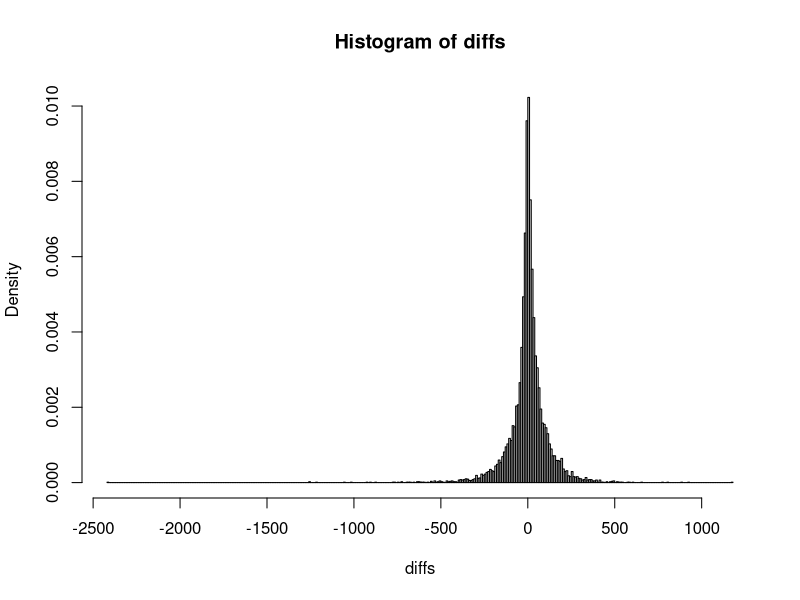
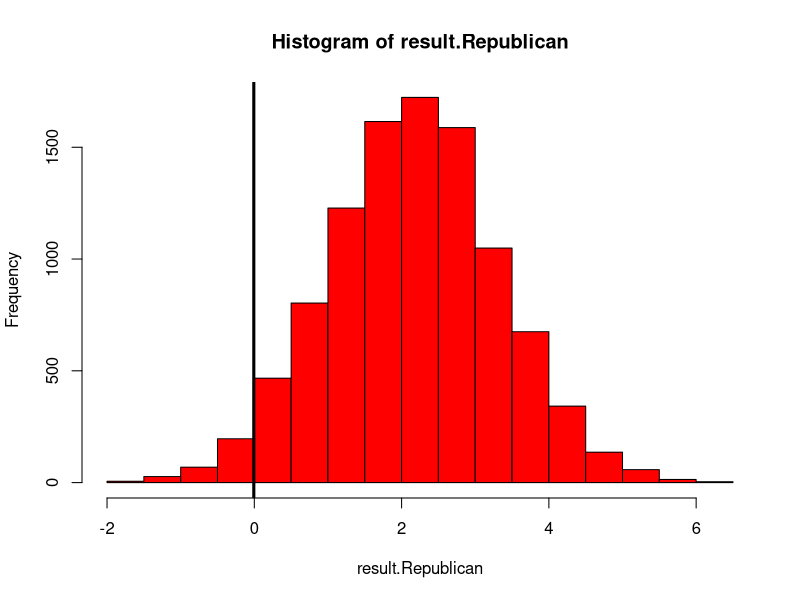
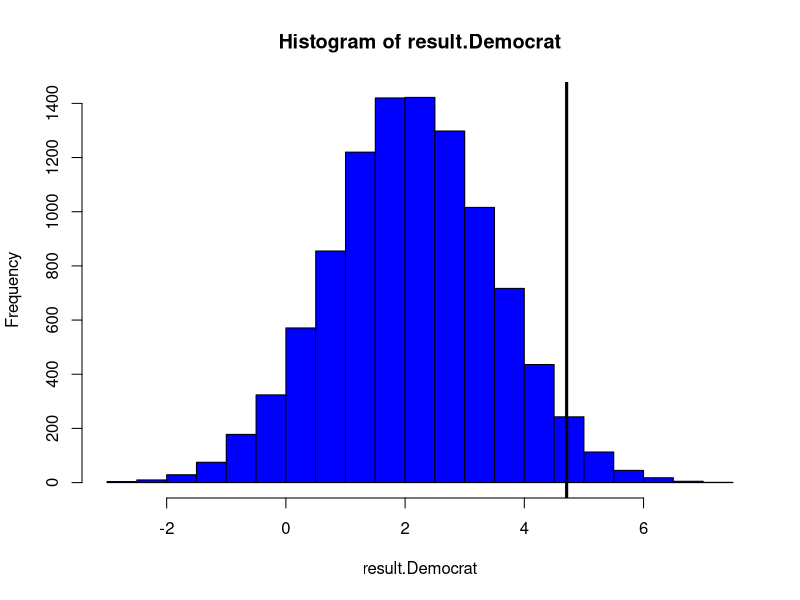
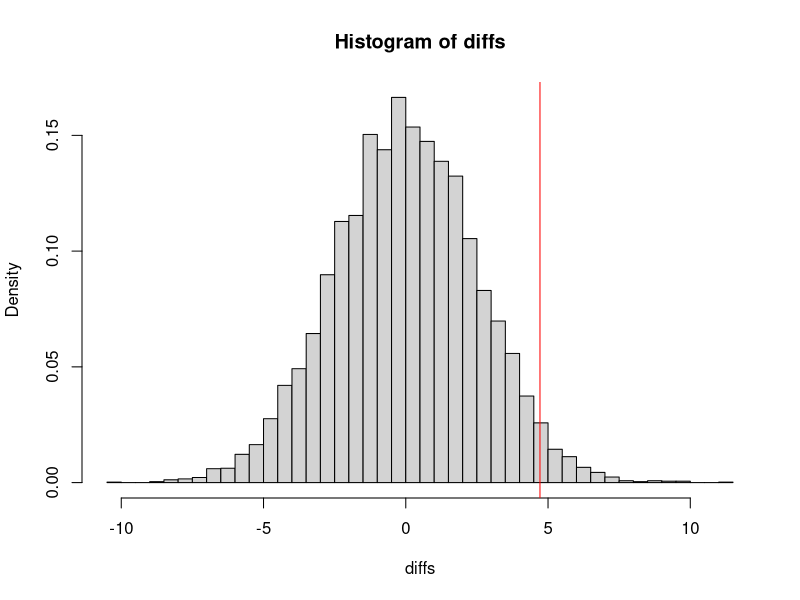

Source code (R) for these figures, in order:
#This is where our main code for our project will go!
DJI <- read.csv("DJI.csv"); head(DJI)

#Create 'Regime' Categories (Regan, Bush, etc.)
DJI["Regime"] <- "None" #Set blank column

#Set the dates for each regime
#Each 'term' is denoted from inaugaration day 
#to the day before the next regime's inaugaration day
dates <- sapply(DJI["Date"], function(x) as.Date(x)) #Convert CSV date character objects 
#to date objects
DJI[dates < as.Date("1989-01-20"), "Regime"] <- "RR"
DJI[dates >= as.Date("1989-01-20") & dates < as.Date("1993-01-20"), "Regime"] <- "GHWB"
DJI[dates >= as.Date("1993-01-20") & dates < as.Date("2001-01-20"), "Regime"] <- "BC"
DJI[dates >= as.Date("2001-01-20") & dates < as.Date("2009-01-20"), "Regime"] <- "GWB"
DJI[dates >= as.Date("2009-01-20") & dates < as.Date("2017-01-20"), "Regime"] <- "BO"
DJI[dates >= as.Date("2017-01-20"), "Regime"] <- "DJT"

#Create a binary category for the political party in control of the White House 
#(Republican = 1, Democrat = 0)
Republican <- (DJI$Regime == "RR") | (DJI$Regime == "GHWB") | (DJI$Regime == "GWB") | (DJI$Regime == "DJT")
DJI <- data.frame(DJI, Republican); head(DJI); sum(Republican); mean(Republican)

#Create a binary category for expansion vs recession year
DJI["Recession"] <- FALSE

#Extract years from date column
DJI.year <- format(as.Date(DJI$Date),"%Y")

#Set the dates
DJI[DJI.year == 1980, "Recession"] <- TRUE
DJI[DJI.year >= 1981 & DJI.year  <= 1981, "Recession"] <- TRUE
DJI[DJI.year >= 1990 & DJI.year  <= 1991, "Recession"] <- TRUE
DJI[DJI.year == 2001, "Recession"] <- TRUE
DJI[DJI.year >= 2007 & DJI.year <= 2009, "Recession"] <- TRUE
DJI[DJI.year >= 2020, "Recession"] <- TRUE

#Set up indices for permutation test by party and president 
index.Republican <- DJI$Republican ; sum(index.Republican) # 4822, matches
index.RR <- (DJI$Regime == "RR") ; sum(index.RR) # 1005
index.GHWB <- (DJI$Regime == "GHWB") ; sum(index.GHWB) # 1011
index.BC <- (DJI$Regime == "BC") ; sum(index.BC) # 2021
index.GWB <- (DJI$Regime == "GWB") ; sum(index.GWB) # 2009
index.BO <- (DJI$Regime == "BO") ; sum(index.BO) # 2015
index.DJT <- (DJI$Regime == "DJT") ; sum(index.DJT) # 797
dim(DJI) ; sum(c(index.RR, index.GHWB, index.BC, index.GWB, index.BO, index.DJT)) # 8858, matches

# Create vector for difference between daily Open values
Open <- DJI$Open
N <- length(Open) ; diffs <- numeric(N - 1)
for (i in 1:N - 1) {
  diffs[i] <- Open[i + 1] - Open[i]
}
head(diffs) ; length(diffs) ; mean(diffs) ; var(diffs) ; sum(diffs) 
# whopping 13760.49 for variance
hist(diffs, breaks = "fd", prob = TRUE)

chg <- numeric(nrow(DJI))
chg[1] <- 0 ; chg[2:nrow(DJI)] <- diffs; chg <- data.frame(chg)
DJI <- data.frame(DJI,chg); head(DJI)

diffs.Republican <- diffs[index.Republican[-1]]
mu.RepDiffs <- mean(diffs.Republican) # -.006959248
diffs.Democrat <- diffs[!(index.Republican[-1])]
mu.DemDiffs <- mean(diffs.Democrat)
mean(diffs.Democrat) # 4.709857
# The means seem different, but given the large variance, this is doubtful.

#Permutation Test
N <- 10^4; result.Republican <- numeric(N); result.Democrat <- numeric(N)
for (i in 1:N) {
  smpl <- sample(index.Republican[-1], replace = FALSE)
  smpl.Republican <- diffs[smpl]
  smpl.Democrat <- diffs[!smpl]
  result.Republican[i] <- mean(smpl.Republican)
  result.Democrat[i] <- mean(smpl.Democrat)
}

#Republican Result
hist(result.Republican, col = "red")
abline(v = mu.RepDiffs, col = "black", lwd = 3)
mu.result.Republican <- mean(result.Republican) ; mu.result.Republican ; mu.RepDiffs
mean(result.Republican <= mu.RepDiffs) 
#2.88% chance of seeing this statistic thus it is statistically significant.

#Democrat Result
hist(result.Democrat, col = "blue")
abline(v = mu.DemDiffs, col = "black", lwd = 3)
mu.result.Democrat <- mean(result.Democrat) ; mu.result.Democrat ; mu.DemDiffs
mean(result.Democrat >= mu.DemDiffs) 
#2.88% chance. Whoa, both means are equally statistically significant.

#Combined Attempt (I'm not sure if I did this right either! So you guys are welcome to check and delete if wrong)
RepAvg <- sum(DJI$chg*(DJI$Republican == TRUE))/sum(DJI$Republican == TRUE) ; RepAvg
DemAvg <- sum(DJI$chg*(DJI$Republican == FALSE))/sum(DJI$Republican == FALSE) ; DemAvg
Obs <-  DemAvg - RepAvg; Obs

N <- 10^4 #number of simulations
diffs <- numeric(N) #this is the vector that will store our simmulated differences
for (i in 1:N) {
  Rep <- sample(DJI$Republican) #This is our permuted party column
  RepMu <- sum(DJI$chg*(Rep == TRUE))/sum(Rep == TRUE) ; RepMu
  DemMu <- sum(DJI$chg*(Rep == FALSE))/sum(Rep == FALSE) ; DemMu
  diffs[i] <- DemMu - RepMu
}
mean(diffs) #inspecting that these are indeed close to zero
hist(diffs, breaks = "FD", probability = TRUE)
abline(v = Obs, col = "red")
pvalue <- (sum(diffs >= Obs) + 1)/(N + 1) ; pvalue 
# 2.71% chance that this extreme of an observed difference would arise by chance .

## Contingency table with chi-square test for political party and recession. 
sum(DJI$Recession)/length(DJI$Recession) # 17.67% of observations are in recession years
obs.tbl <- table(DJI$Republican,DJI$Recession) # Republican has more Recession
exp.tbl <- outer(rowSums(obs.tbl), colSums(obs.tbl))/sum(obs.tbl)
obs.tbl ; exp.tbl
chisq.test(DJI$Republican,DJI$Recession)
# p-value is less than 2.2e-16, far below our .05 threshold, so there would be a very
# small chance that the observed contingency table would arise by chance.
# Thus, the observations provide sufficient evidence to reject the null hypothesis
# that Republican and Democratic regimes are equally likely to be associated with recession
# years from 1985 to early 2020. 

## Can you make this more granular by leveraging recession by quarter instead of year?
## Can we do a contingency table that is larger than 2x2 by using regime intead of party?
